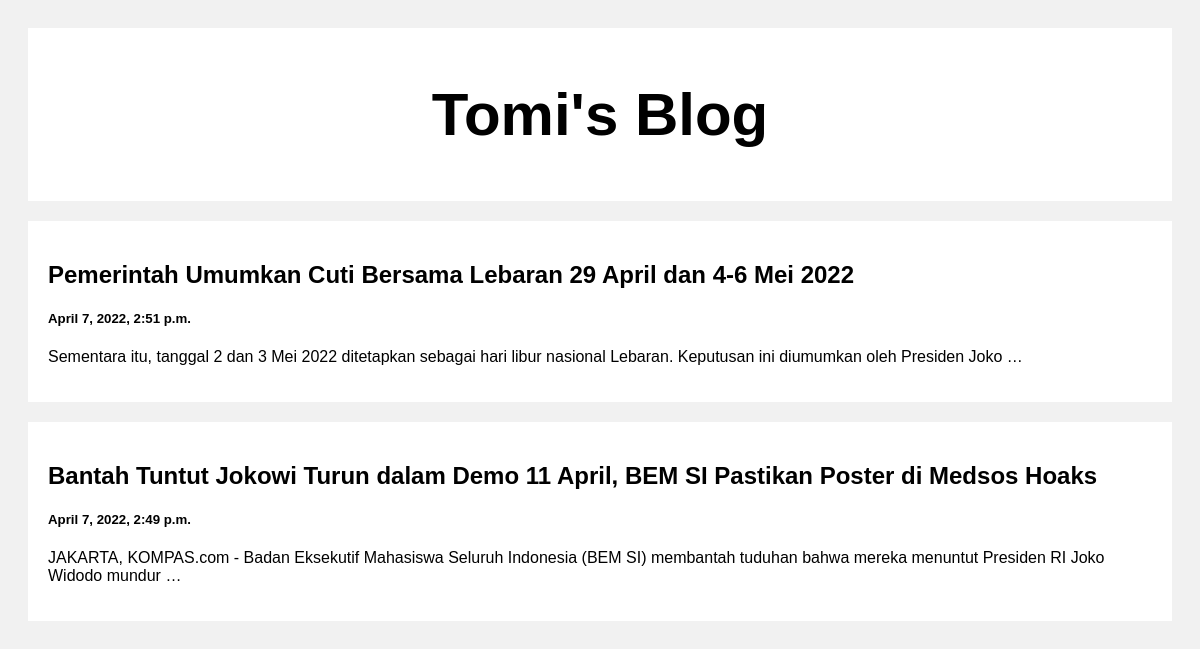
The page / on the database its author committed.
### posts/models.py (models this page shows)
class Post(models.Model):
    title = models.CharField(max_length=100)
    body = models.CharField(max_length=1000000)
    created_at = models.DateTimeField(default=datetime.now, blank=True)

### posts/views.py (the view)
# urls.py: path('', views.index, name='index'),
def index(request):
    posts = Post.objects.all()
    return render(request, 'index.html', {'posts':posts})

### templates/index.html (shortened to what this page needs)
<!DOCTYPE html>
<html>
<head>
</head>
<body>
<div class="header">
  <h2>Tomi's Blog</h2>
</div>
<div class="row">
  <div class="leftcolumn">
    {% for post in posts reversed %}
    <div class="card">
      <a style="text-decoration: none; color: black;" href="/post/{{post.id}}">
        <h2>{{post.title}}</h2>
        <h5>{{post.created_at}}</h5>
        <p>{{post.body|truncatewords:20}}</p>
      </a>
    </div>
    {% endfor %}
  </div>
</div>
</body>
</html>

### templates/index.html (style rules this page uses)
* { box-sizing: border-box; }
body { font-family: Arial; padding: 20px; background: #f1f1f1; }
.header { padding: 2px; font-size: 40px; text-align: center; background: white; }
.leftcolumn { float: left; width: 100%; }
.card { background-color: white; padding: 20px; margin-top: 20px; }
.row:after { content: ""; display: table; clear: both; }

### rows shown on the page
Post: title "Pemerintah Umumkan Cuti Bersama Lebaran 29 April dan 4-6 Mei 2022", created_at "April 7, 2022, 2:51 p.m.", body "Sementara itu, tanggal 2 dan 3 Mei 2022 ditetapkan sebagai hari libur nasional Lebaran. Keputusan ini diumumkan oleh Presiden Joko …"
Post: title "Bantah Tuntut Jokowi Turun dalam Demo 11 April, BEM SI Pastikan Poster di Medsos Hoaks", created_at "April 7, 2022, 2:49 p.m.", body "JAKARTA, KOMPAS.com - Badan Eksekutif Mahasiswa Seluruh Indonesia (BEM SI) membantah tuduhan bahwa mereka menuntut Presiden RI Joko Widodo mundur …"
